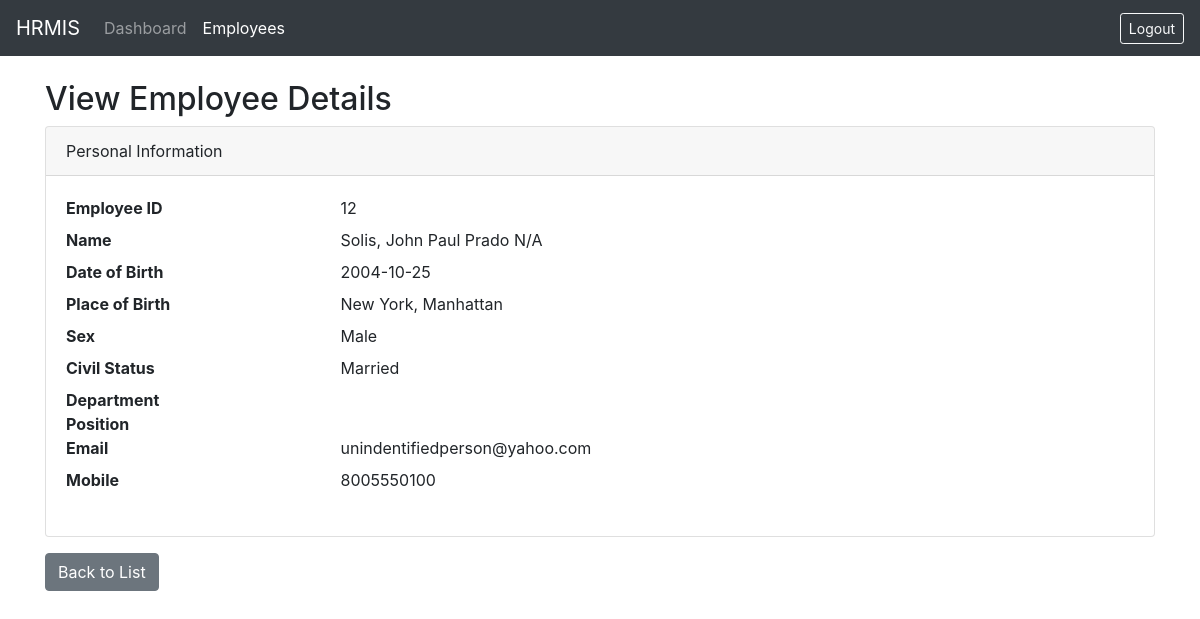
/views/view_employee.php?id=2 (signed in), run on the app's committed database.
### tables this page shows
CREATE TABLE `employees` (
  `id` int NOT NULL AUTO_INCREMENT,
  `firstname` varchar(100) DEFAULT NULL,
  `middlename` varchar(100) DEFAULT NULL,
  `surname` varchar(100) DEFAULT NULL,
  `name_extension` varchar(5) DEFAULT NULL,
  `date_of_birth` date DEFAULT NULL,
  `birth_city` varchar(45) NOT NULL,
  `birth_province` varchar(45) NOT NULL,
  `birth_country` varchar(45) NOT NULL,
  `sex` varchar(7) NOT NULL,
  `civil_status` varchar(10) NOT NULL,
  `height_in_meter` float NOT NULL,
  `weight_in_kg` float NOT NULL,
  `contactno` varchar(45) NOT NULL,
  `blood_type` varchar(45) NOT NULL,
  `gsis_id` varchar(20) DEFAULT NULL,
  `sss_no` varchar(45) DEFAULT NULL,
  `philhealth_no` varchar(20) DEFAULT NULL,
  `tin_no` varchar(20) DEFAULT NULL,
  `employee_no` int NOT NULL,
  `citizenship` varchar(45) NOT NULL,
  `res_spec_address` varchar(45) DEFAULT NULL,
  `res_street_address` varchar(45) DEFAULT NULL,
  `res_vill_address` varchar(45) DEFAULT NULL,
  `res_barangay_address` varchar(45) NOT NULL,
  `res_city` varchar(45) NOT NULL,
  `res_municipality` varchar(45) NOT NULL,
  `res_province` varchar(45) NOT NULL,
  `res_zipcode` varchar(45) NOT NULL,
  `perm_spec_address` varchar(45) DEFAULT NULL,
  `perm_street_address` varchar(45) DEFAULT NULL,
  `perm_vill_address` varchar(45) DEFAULT NULL,
  `perm_barangay_address` varchar(45) NOT NULL,
  `perm_city` varchar(45) NOT NULL,
  `perm_municipality` varchar(45) NOT NULL,
  `perm_province` varchar(45) NOT NULL,
  `perm_zipcode` varchar(45) NOT NULL,
  `telephone_no` varchar(50) DEFAULT NULL,
  `mobile_no` varchar(50) DEFAULT NULL,
  `email_address` varchar(100) DEFAULT NULL,
  `Q34A` tinyint NOT NULL,
  `Q34B` tinyint NOT NULL,
  `Q34_details` varchar(45) DEFAULT NULL,
  `Q35a` tinyint NOT NULL,
  `Q35b` tinyint NOT NULL,
  `Q35_details` varchar(45) DEFAULT NULL,
  `Q36` varchar(45) NOT NULL,
  `Q36_details` varchar(45) DEFAULT NULL,
  `Q37` tinyint NOT NULL,
  `Q37_details` varchar(45) DEFAULT NULL,
  `Q38a` tinyint NOT NULL,
  `Q38b` tinyint NOT NULL,
  `Q38_details` varchar(45) DEFAULT NULL,
  `Q39a` tinyint NOT NULL,
  `Q39b` tinyint NOT NULL,
  `Q39_details` varchar(45) DEFAULT NULL,
  `Q40a` tinyint NOT NULL,
  `Q40a_details` varchar(45) DEFAULT NULL,
  `Q40b` tinyint NOT NULL,
  `Q40b_details` varchar(45) DEFAULT NULL,
  `Q40c` tinyint NOT NULL,
  `Q40c_details` varchar(45) DEFAULT NULL,
  `place_of_birth` varchar(255) DEFAULT NULL,
  `pagibig_id` varchar(20) DEFAULT NULL,
  `residential_address` text,
  `residential_zip` varchar(10) DEFAULT NULL,
  `permanent_address` text,
  `permanent_zip` varchar(10) DEFAULT NULL,
  `department` varchar(100) DEFAULT NULL,
  `position` varchar(100) DEFAULT NULL,
  `date_hired` date DEFAULT NULL,
  `created_at` timestamp NULL DEFAULT CURRENT_TIMESTAMP,
  PRIMARY KEY (`id`)
);

### classes/Employee.php (called while the page is built, shortened)
<?php
class Employee {
    private $conn;
    private $table_name = "employees";
    public function __construct($db) {
        $this->conn = $db;
    }
    public function readOne($id) {
        $query = "SELECT * FROM " . $this->table_name . " WHERE id = :id LIMIT 1";
        $stmt = $this->conn->prepare($query);
        $stmt->bindParam(':id', $id);
        $stmt->execute();
        return $stmt->fetch(PDO::FETCH_ASSOC);
    }
}
?>

### views/view_employee.php (the view, shortened to what this page needs)
<?php
require_once '../classes/Employee.php';
$database = new Database();
$db = $database->getConnection();
$id = isset($_GET['id']) ? $_GET['id'] : die('ERROR: Missing ID.');
$employee = new Employee($db);
$row = $employee->readOne($id);
?>
<!DOCTYPE html>
<html>
<head>
    <link rel="stylesheet" href="https://stackpath.bootstrapcdn.com/bootstrap/4.5.2/css/bootstrap.min.css">
</head>
<body>
    <nav class="navbar navbar-expand-lg navbar-dark bg-dark">
        <a class="navbar-brand" href="../dashboard.php">HRMIS</a>
        <div class="collapse navbar-collapse">
            <ul class="navbar-nav mr-auto">
                <li class="nav-item">
                    <a class="nav-link" href="../dashboard.php">Dashboard</a>
                </li>
                <li class="nav-item active">
                    <a class="nav-link" href="list_employees.php">Employees</a>
                </li>
            </ul>
            <a href="../logout.php" class="btn btn-outline-light btn-sm">Logout</a>
        </div>
    </nav>
    <div class="container mt-4 mb-5">
        <h2>View Employee Details</h2>
        <div class="card">
            <div class="card-header">
                Personal Information
            </div>
            <div class="card-body">
                <dl class="row">
                    <dt class="col-sm-3">Employee ID</dt>
                    <dd class="col-sm-9"><?php echo htmlspecialchars($row['employee_no']); ?></dd>
                    <dt class="col-sm-3">Name</dt>
                    <dd class="col-sm-9"><?php echo htmlspecialchars($row['surname'] . ', ' . $row['firstname'] . ' ' . $row['middlename'] . ' ' . $row['name_extension']); ?></dd>
                    <dt class="col-sm-3">Date of Birth</dt>
                    <dd class="col-sm-9"><?php echo htmlspecialchars($row['date_of_birth']); ?></dd>
                    <dt class="col-sm-3">Place of Birth</dt>
                    <dd class="col-sm-9"><?php echo htmlspecialchars($row['place_of_birth']); ?></dd>
                    <dt class="col-sm-3">Sex</dt>
                    <dd class="col-sm-9"><?php echo htmlspecialchars($row['sex']); ?></dd>
                    <dt class="col-sm-3">Civil Status</dt>
                    <dd class="col-sm-9"><?php echo htmlspecialchars($row['civil_status']); ?></dd>
                    <dt class="col-sm-3">Department</dt>
                    <dd class="col-sm-9"><?php echo htmlspecialchars($row['department']); ?></dd>
                    <dt class="col-sm-3">Position</dt>
                    <dd class="col-sm-9"><?php echo htmlspecialchars($row['position']); ?></dd>
                    <dt class="col-sm-3">Email</dt>
                    <dd class="col-sm-9"><?php echo htmlspecialchars($row['email_address']); ?></dd>
                    <dt class="col-sm-3">Mobile</dt>
                    <dd class="col-sm-9"><?php echo htmlspecialchars($row['mobile_no']); ?></dd>
                </dl>
            </div>
        </div>
        <a href="list_employees.php" class="btn btn-secondary mt-3">Back to List</a>
    </div>
</body>
</html>

### data on the page
employees: employee_no "12", surname+firstname+middlename "Solis, John Paul Prado N/A", date_of_birth "2004-10-25", place_of_birth "New York, Manhattan", sex "Male", civil_status "Married", email_address "unindentifiedperson@yahoo.com", mobile_no "8005550100"
